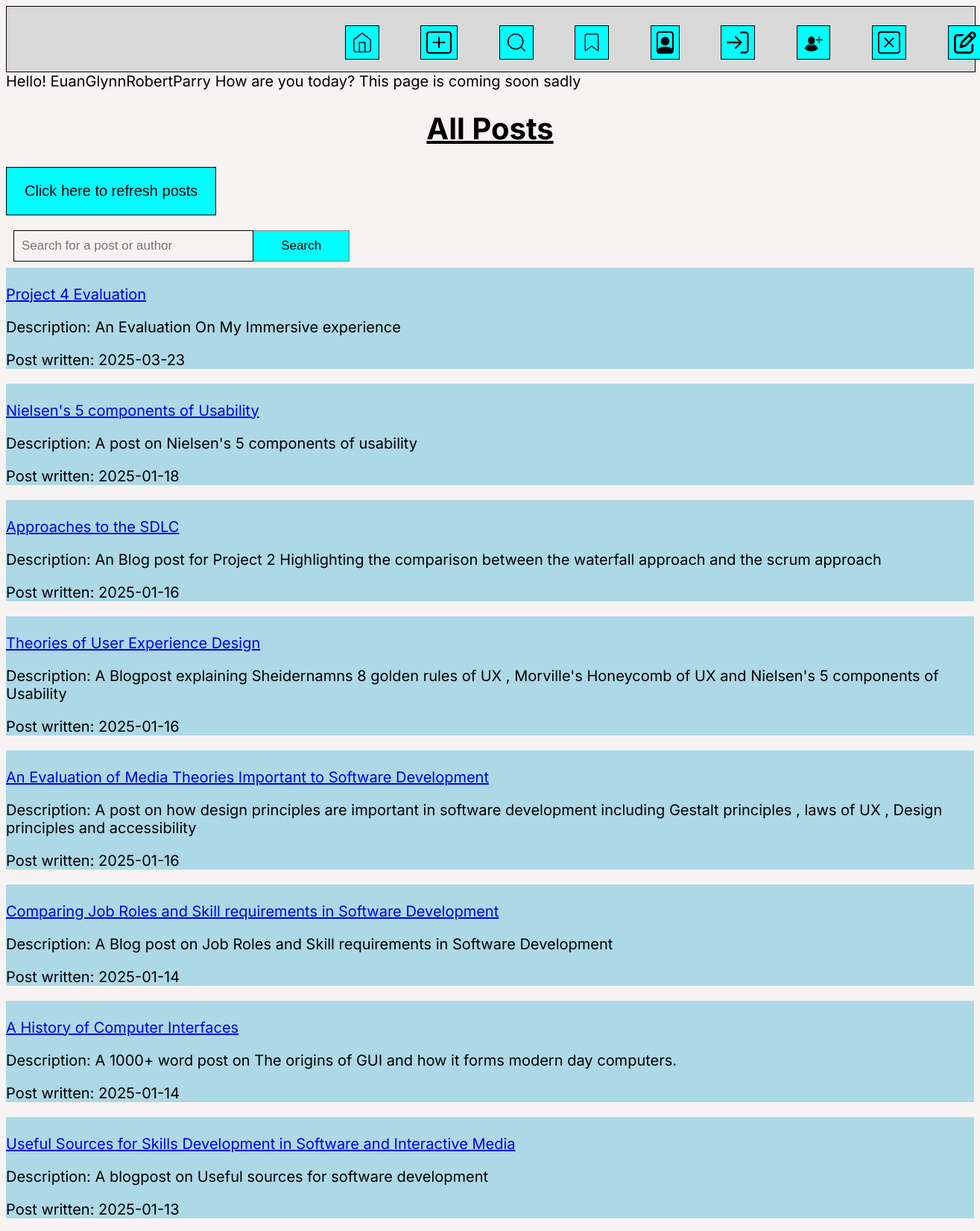
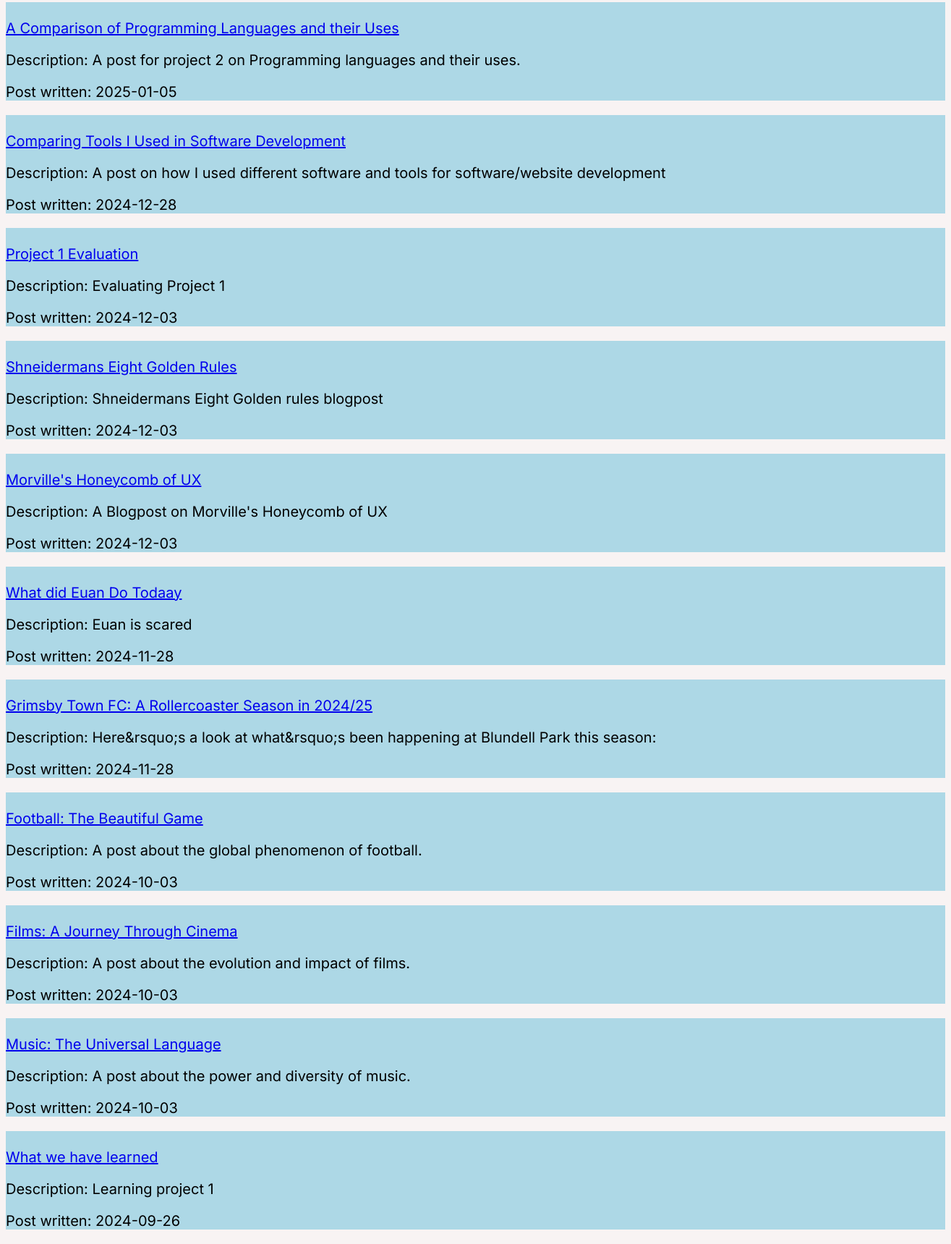
Page /bookmarked_posts.php (signed in) on the committed database (2 pictures, top to bottom).
### tables this page shows
CREATE TABLE `posts` (
  `id` int(12) UNSIGNED NOT NULL,
  `title` varchar(255) NOT NULL,
  `description` varchar(255) NOT NULL,
  `post_txt` mediumtext NOT NULL,
  `picture` blob NOT NULL,
  `created` date NOT NULL DEFAULT current_timestamp()
);

### bookmarked_posts.php (the view, shortened to what this page needs)
<?php
include 'connectdb.php';
$posts = [];
if (empty($posts)) {
    $stmt = $conn->prepare("SELECT * FROM posts ORDER BY created DESC");
    $stmt->execute();
    $result = $stmt->get_result();
    while ($row = $result->fetch_assoc()) {
        $posts[] = $row;
    }
}
$username = $_SESSION['username'] ?? 'Guest';
?>
<!DOCTYPE html>
<html lang="en">
<head>
    <link rel="stylesheet" href="list_posts.css">
</head>
<body>
<nav class="Header">
        <a class="icon" class="icon" href="index.php">
            <img src="Home.svg">
            </a>
            <a class="icon" href="new_post_form.php">
            <img src="create_post.svg">
            </a>
            <a class="icon" href="list_posts.php">
            <img src="Search.svg">
        <a class="icon" href="bookmarked_posts.php">
        <img src="Bookmark.svg">
        </a>
            <a class="icon" href="view_profile.php">
            <img src="Account.svg">
            </a>
            </a>
            <a class="icon" href="login.php">
            <img src="login.svg">
            </a>
            <a class="icon" href="signup.php">
            <img src="signup.svg">
            </a>
            <a class="icon" href="delete_profile.php">
        <img src="delete_profile.svg">
        </a>
        <a class="icon" href="feedback.php">
        <img src="feedback.svg">
        </a>
        </nav>
    <?php
    echo "Hello! {$username} How are you today? This page is coming soon sadly ";
    ?>
    <h1 class="title"><b><u>All Posts</u></b></h1>
    <div class="refresh">
        <button> <a href="bookmarked_posts.php"> Click here to refresh posts</a></button>
    </div>
    <div class="search-button">
        <form method='POST'>
            <input type="text" placeholder="Search for a post or author" name="search">
            <button name="submit">Search</button>
        </form>
    </div>
    <div class="posts-container">
        <?php
        if (!empty($posts)) {
            foreach ($posts as $row) {
                echo '<section class="postCard">';
                echo '<p><a href="retrieve_post.php?id=' . htmlspecialchars($row['id']) . '">' . '<br>', htmlspecialchars($row['title']) . '</a></p>';
                echo '<p>Description: ' . htmlspecialchars($row['description']) . '</p>';
                echo '<p>Post written: ' . htmlspecialchars($row['created']) . '</p>';
                echo '</section>';
            }
        } else {
            echo "<p>No posts found.</p>";
        }
        ?>
    </div>
</body>
</html>

### list_posts.css (style rules this page uses)
body { background-color: #F8F3F3; font-family: "Inter", sans-serif; font-size: 20px; }
nav { width: 100%; margin: auto; height: 87px; display: inline-block; background-color: #D9D9D9; border: 1px solid #000; }
.icon { text-decoration: none; position: relative; left: 33%; }
.icon img { border: #000 thin solid; padding: 7px; height: 30px; background-color: aqua; margin: 25px; }
.title { text-align: center; }
.refresh button { border: #000 thin solid; padding: 20px 24px; background-color: aqua; text-decoration: none; cursor: pointer; font-size: 20px; text-align: center; }
.refresh a { text-decoration: none; color: black; }
input { box-sizing: border-box; float: left; width: 25%; padding: 10px; background: transparent; color: black; font-size: 17px; border: 1px solid black; cursor: pointer; }
form button { background: aqua; float: left; width: 10%; padding: 10px; color: black; font-size: 17px; border: 1px solid grey; border-left: none; cursor: pointer; }
.search-button { text-decoration: none; padding-left: 10px; padding-bottom: 30px; }
section.postCard { background-color: lightblue; display: block; }

### rows in the picture
posts: title "Project 4 Evaluation", description "An Evaluation On My Immersive experience", created "2025-03-23"
posts: title "Nielsen's 5 components of Usability", description "A post on Nielsen's 5 components of usability", created "2025-01-18"
posts: title "Approaches to the SDLC", description "An Blog post for Project 2 Highlighting the comparison between the waterfall approach and the scrum approach", created "2025-01-16"
posts: title "Theories of User Experience Design", description "A Blogpost explaining Sheidernamns 8 golden rules of UX , Morville's Honeycomb of UX and Nielsen's 5 components of Usability", created "2025-01-16"
posts: title "An Evaluation of Media Theories Important to Software Development", description "A post on how design principles are important in software development including Gestalt principles , laws of UX , Design principles and accessibility", created "2025-01-16"
posts: title "Comparing Job Roles and Skill requirements in Software Development", description "A Blog post on Job Roles and Skill requirements in Software Development", created "2025-01-14"
posts: title "A History of Computer Interfaces", description "A 1000+ word post on The origins of GUI and how it forms modern day computers.", created "2025-01-14"
posts: title "Useful Sources for Skills Development in Software and Interactive Media", description "A blogpost on Useful sources for software development", created "2025-01-13"
posts: title "A Comparison of Programming Languages and their Uses", description "A post for project 2 on Programming languages and their uses.", created "2025-01-05"
posts: title "Comparing Tools I Used in Software Development", description "A post on how I used different software and tools for software/website development", created "2024-12-28"
posts: title "Project 1 Evaluation", description "Evaluating Project 1", created "2024-12-03"
posts: title "Shneidermans Eight Golden Rules", description "Shneidermans Eight Golden rules blogpost", created "2024-12-03"
posts: title "Morville's Honeycomb of UX", description "A Blogpost on Morville's Honeycomb of UX", created "2024-12-03"
posts: title "What did Euan Do Todaay", description "Euan is scared", created "2024-11-28"
posts: title "Grimsby Town FC: A Rollercoaster Season in 2024/25", description "Here&rsquo;s a look at what&rsquo;s been happening at Blundell Park this season:", created "2024-11-28"
posts: title "Football: The Beautiful Game", description "A post about the global phenomenon of football.", created "2024-10-03"
posts: title "Films: A Journey Through Cinema", description "A post about the evolution and impact of films.", created "2024-10-03"
posts: title "Music: The Universal Language", description "A post about the power and diversity of music.", created "2024-10-03"
posts: title "What we have learned", description "Learning project 1", created "2024-09-26"

### other values in the picture
$username "EuanGlynnRobertParry"
